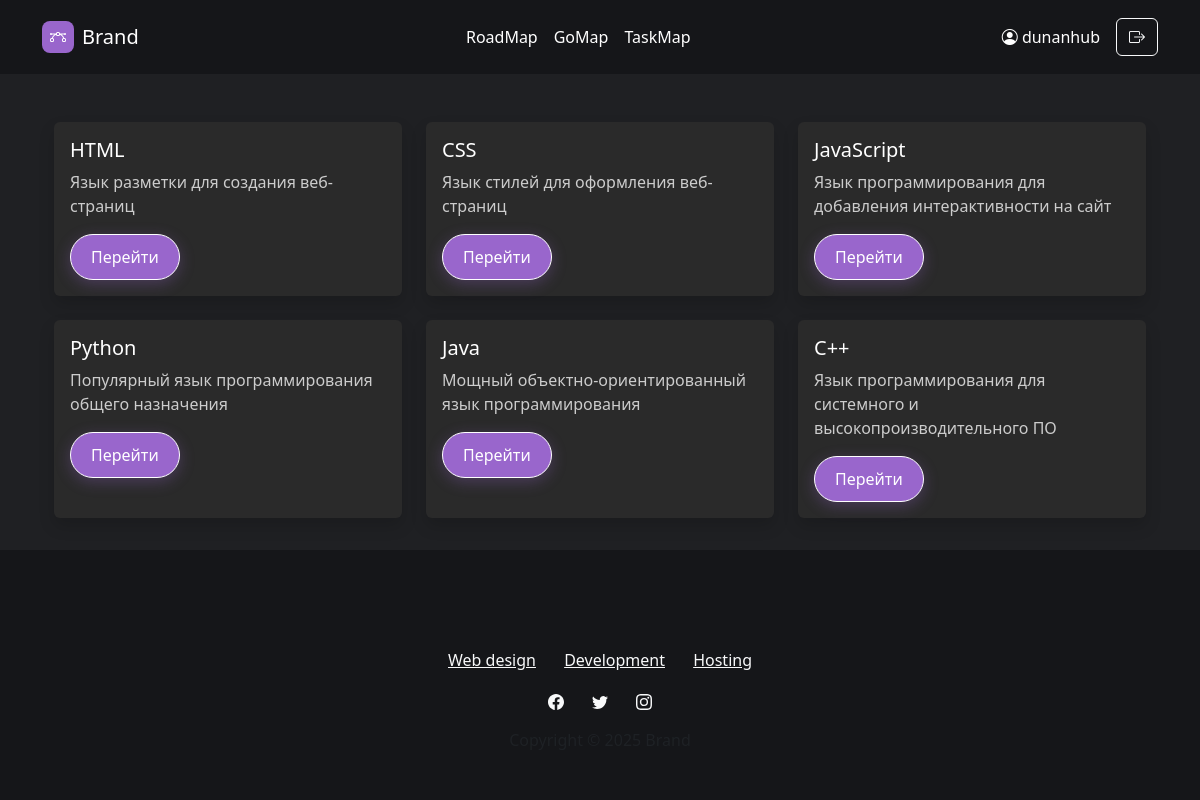
The app's page /tests/ (signed in) with its own data.
### auth_app/models.py (models this page shows, shortened)
class CustomUser(AbstractUser):
    email = models.EmailField(unique=True)

### archive_test/models.py (models this page shows, shortened)
class ProgrammingLanguage(models.Model):
    name = models.CharField(max_length=100)
    description = models.TextField()
    slug = models.SlugField(unique=True)

### archive_test/views.py (the view)
# urls.py: path('', views.test_list, name='archive_tests'),
def test_list(request):
    languages = ProgrammingLanguage.objects.all()
    return render(request, 'archive_test/test_list.html', {'languages': languages})

### archive_test/templates/archive_test/test_list.html (shortened to what this page needs)
{% extends 'base.html' %}
{% load static %}
{% block content %}
<div class="container py-4">
    <div class="row row-cols-1 row-cols-md-3 g-4">
        {% for lang in languages %}
        <div class="col">
            <div class="card h-100 shadow">
                <div class="card-body">
                    <h5 class="card-title">{{ lang.name }}</h5>
                    <p class="card-text">{{ lang.description }}</p>
                    <a href="{% url 'test_detail' lang.slug %}" class="btn custom-btn">Перейти</a>
                </div>
            </div>
        </div>
        {% endfor %}
    </div>
</div>
{% endblock %}

### templates/includes/header.html (shortened to what this page needs)
<nav class="navbar navbar-light navbar-expand-md py-3" style="background: rgb(21, 22, 25);">
    <div class="container">
        <a class="navbar-brand d-flex align-items-center" href="/">
            <span class="bs-icon-sm bs-icon-rounded bs-icon-primary d-flex justify-content-center align-items-center me-2 bs-icon" style="background: rgb(153, 102, 204);">
            </span>
            <span style="color: rgb(255, 255, 255);">Brand</span>
        </a>
        <div class="collapse navbar-collapse" id="navcol-3">
            <ul class="navbar-nav mx-auto">
                <li class="nav-item"><a class="nav-link active" href="#" style="color: white;">RoadMap</a></li>
                <li class="nav-item"><a class="nav-link" href="#" style="color: white;">GoMap</a></li>
                <li class="nav-item"><a class="nav-link" href="#" style="color: white;">TaskMap</a></li>
            </ul>
            {% if user.is_authenticated %}
                <div class="d-flex align-items-center gap-3">
                    <a href="{% url 'profile' %}" class="text-white text-decoration-none">
                        <i class="bi bi-person-circle"></i> {{ user.username }}
                    </a>
                    <a href="{% url 'logout' %}" class="btn btn-outline-light" title="Выйти">
                        <i class="bi bi-box-arrow-right"></i>
                    </a>
                </div>
            {% else %}
                <button class="btn custom-btn" type="button"
                        onclick="location.href='{% url 'sign_in' %}'">
                    Войти
                </button>
            {% endif %}
        </div>
    </div>
</nav>

### static/css/style.css (style rules this page uses)
body { background: rgb(31, 32, 35); }

### archive_test/templates/archive_test/test_list.html (style rules this page uses)
html, body { height: 100%; margin: 0; background-color: rgb(31, 32, 35) !important; }
body { display: flex; flex-direction: column; }
.custom-btn { background-color: #9966CC !important; border-color: #ffffff !important; color: #ffffff !important; padding: 10px 20px; border-radius: 25px; transition: transform 0.3s ease, box-shadow 0.3s ease; outline: none !important; box-shadow: 0 4px 15px rgba(153, 102, 204, 0.3); }
.card { background: #2a2a2a; border: none; color: #cccccc; }
.card-title { color: #ffffff; }
.card-text { color: #cccccc; }

### records on screen
ProgrammingLanguage: name "HTML", description "Язык разметки для создания веб-страниц"
ProgrammingLanguage: name "CSS", description "Язык стилей для оформления веб-страниц"
ProgrammingLanguage: name "JavaScript", description "Язык программирования для добавления интерактивности на сайт"
ProgrammingLanguage: name "Python", description "Популярный язык программирования общего назначения"
ProgrammingLanguage: name "Java", description "Мощный объектно-ориентированный язык программирования"
ProgrammingLanguage: name "C++", description "Язык программирования для системного и высокопроизводительного ПО"

### other values on screen
{{ user.username }} "dunanhub"
